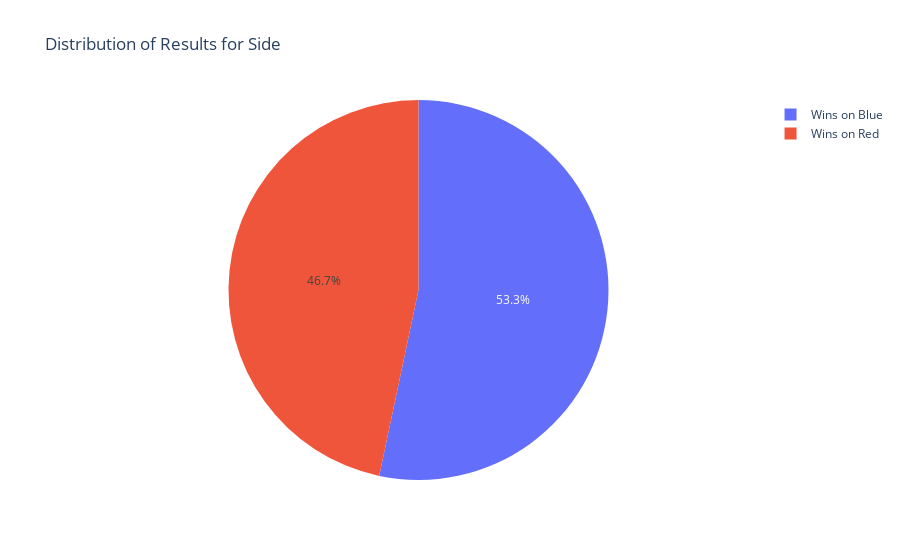

This figure's notebook cell:
### Code cell
import plotly.express as px

data = {
    "Category": ["Wins on Red", "Wins on Blue"],
    "Values": [
        df[(df['result'] == 1) & (df['side'] == "Red")].shape[0], 
        df[(df['result'] == 1) & (df['side'] == "Blue")].shape[0], 
    ]
}

fig = px.pie(
    names=data["Category"],  
    values=data["Values"],   
    title="Distribution of Results for Side"
)

# Show plot
fig.show()

### Figure 1 — Plotly figure (JSON) as saved in the notebook; plotly's stock layout.template omitted (floating-point values rounded to 4 significant figures)
{"data": [{"domain": {"x": [0, 1], "y": [0, 1]}, "hovertemplate": "label=%{label}<br>value=%{value}<extra></extra>", "labels": ["Wins on Red", "Wins on Blue"], "legendgroup": "", "name": "", "showlegend": true, "type": "pie", "values": [28461, 32509]}], "layout": {"legend": {"tracegroupgap": 0}, "title": {"text": "Distribution of Results for Side"}}}
